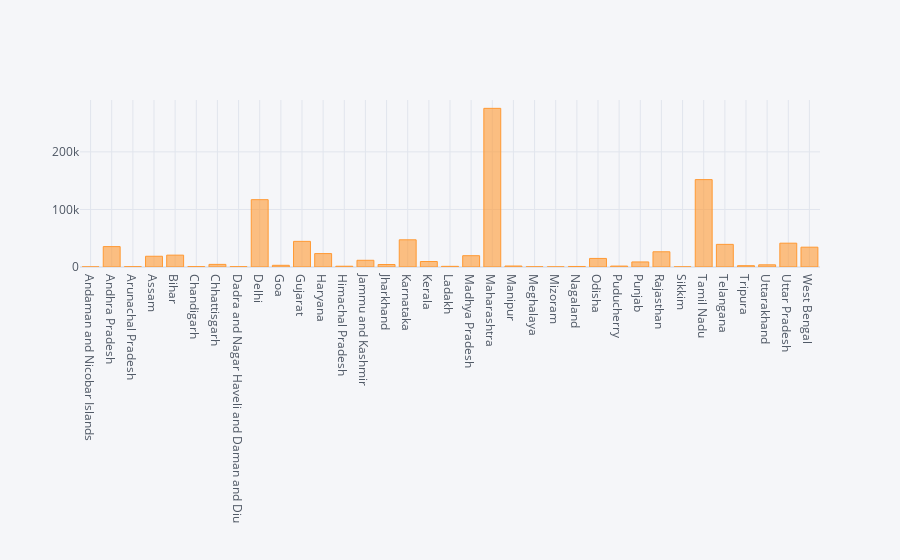

The cell this chart's notebook holds for it:
### Code cell
df.iplot(kind='bar',x='Name of State / UT',y='Total Confirmed cases')

### Figure 1 — Plotly figure (JSON) as saved in the notebook; plotly's stock layout.template omitted (floating-point values rounded to 4 significant figures)
{"data": [{"marker": {"color": "rgba(255, 153, 51, 0.6)", "line": {"color": "rgba(255, 153, 51, 1.0)", "width": 1}}, "name": "Total Confirmed cases", "orientation": "v", "text": "", "type": "bar", "x": ["Andaman and Nicobar Islands", "Andhra Pradesh", "Arunachal Pradesh", "Assam", "Bihar", "Chandigarh", "Chhattisgarh", "Dadra and Nagar Haveli and Daman and Diu", "Delhi", "Goa", "Gujarat", "Haryana", "Himachal Pradesh", "Jammu and Kashmir", "Jharkhand", "Karnataka", "Kerala", "Ladakh", "Madhya Pradesh", "Maharashtra", "Manipur", "Meghalaya", "Mizoram", "Nagaland", "Odisha", "Puducherry", "Punjab", "Rajasthan", "Sikkim", "Tamil Nadu", "Telangana", "Tripura", "Uttarakhand", "Uttar Pradesh", "West Bengal"], "y": [176, 35451, 462, 18666, 20612, 625, 4539, 539, 116993, 2951, 44552, 23306, 1341, 11666, 4320, 47253, 9553, 1142, 19643, 275640, 1700, 346, 238, 902, 14898, 1596, 8799, 26437, 220, 151820, 39342, 2268, 3785, 41383, 34427]}], "layout": {"legend": {"bgcolor": "#F5F6F9", "font": {"color": "#4D5663"}}, "paper_bgcolor": "#F5F6F9", "plot_bgcolor": "#F5F6F9", "title": {"font": {"color": "#4D5663"}}, "xaxis": {"gridcolor": "#E1E5ED", "showgrid": true, "tickfont": {"color": "#4D5663"}, "title": {"font": {"color": "#4D5663"}, "text": ""}, "zerolinecolor": "#E1E5ED"}, "yaxis": {"gridcolor": "#E1E5ED", "showgrid": true, "tickfont": {"color": "#4D5663"}, "title": {"font": {"color": "#4D5663"}, "text": ""}, "zerolinecolor": "#E1E5ED"}}}
